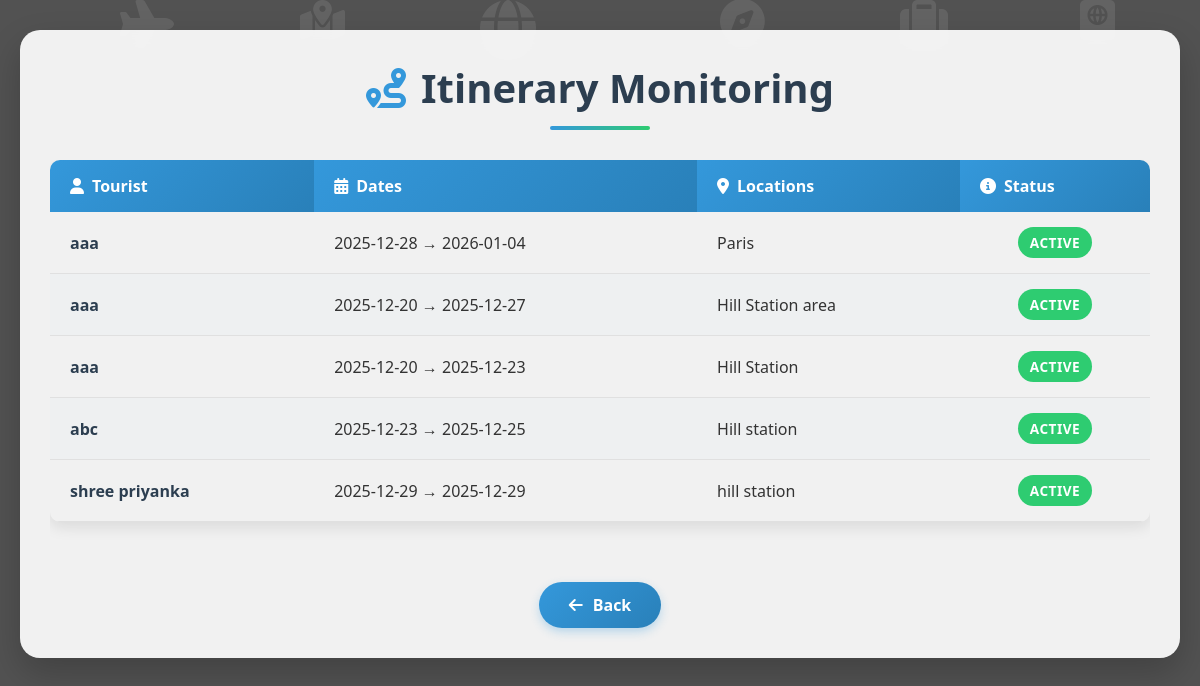
The app's page /admin/itineraries (signed in) with its own data.
### tables this page shows
CREATE TABLE itineraries (
        id INTEGER PRIMARY KEY AUTOINCREMENT,
        tourist_id INTEGER,
        start_date TEXT,
        end_date TEXT,
        locations TEXT,
        schedule TEXT,
        status TEXT,
        created_at TEXT,
        FOREIGN KEY (tourist_id) REFERENCES tourists(id)
    );

CREATE TABLE tourists (
        id INTEGER PRIMARY KEY AUTOINCREMENT,
        name TEXT,
        email TEXT UNIQUE,
        password TEXT,
        phone TEXT,
        emergency_contact TEXT,
        health_info TEXT,
        digital_id TEXT,
        created_at TEXT
    );

### app.py (the view)
@app.route("/admin/itineraries")
def admin_itineraries():
    if "admin" not in session:
        return redirect("/admin")
    conn = get_db()
    c = conn.cursor()
    c.execute("""
        SELECT itineraries.*, tourists.name
        FROM itineraries
        JOIN tourists ON itineraries.tourist_id = tourists.id
    """)
    trips = c.fetchall()
    return render_template("admin_itineraries.html", trips=trips)

### app.py (called while the page is built)
def get_db():
    conn = sqlite3.connect("database.db")
    conn.row_factory = sqlite3.Row
    return conn

### templates/admin_itineraries.html (shortened to what this page needs)
<!DOCTYPE html>
<html lang="en">
<head>
    <link rel="stylesheet" href="https://cdnjs.cloudflare.com/ajax/libs/font-awesome/6.4.0/css/all.min.css">
</head>
<body>
    <div class="floating-icons">
        <i class="fas fa-plane floating-icon" style="left: 10%; animation-delay: 0s; font-size: 3rem;"></i>
        <i class="fas fa-map-marked-alt floating-icon" style="left: 25%; animation-delay: 5s; font-size: 2.5rem;"></i>
        <i class="fas fa-globe floating-icon" style="left: 40%; animation-delay: 2s; font-size: 3.5rem;"></i>
        <i class="fas fa-compass floating-icon" style="left: 60%; animation-delay: 7s; font-size: 2.8rem;"></i>
        <i class="fas fa-suitcase floating-icon" style="left: 75%; animation-delay: 3s; font-size: 3rem;"></i>
        <i class="fas fa-passport floating-icon" style="left: 90%; animation-delay: 6s; font-size: 2.5rem;"></i>
    </div>
    <div class="container">
        <h2><i class="fas fa-route"></i>Itinerary Monitoring</h2>
        <div class="table-container">
            <table>
                <thead>
                    <tr>
                        <th><i class="fas fa-user"></i>Tourist</th>
                        <th><i class="fas fa-calendar-alt"></i>Dates</th>
                        <th><i class="fas fa-map-marker-alt"></i>Locations</th>
                        <th><i class="fas fa-info-circle"></i>Status</th>
                    </tr>
                </thead>
                <tbody>
                    {% for t in trips %}
                    <tr>
                        <td>{{ t.name }}</td>
                        <td>{{ t.start_date }} → {{ t.end_date }}</td>
                        <td>{{ t.locations }}</td>
                        <td><span class="status {{ t.status|lower }}">{{ t.status }}</span></td>
                    </tr>
                    {% endfor %}
                </tbody>
            </table>
        </div>
        <div style="text-align: center;">
            <a href="/admin/dashboard" class="back-button">
                <i class="fas fa-arrow-left"></i>Back
            </a>
        </div>
    </div>
</body>
</html>

### templates/admin_itineraries.html (style rules this page uses)
* { margin: 0; padding: 0; box-sizing: border-box; }
body { font-family: 'Segoe UI', Tahoma, Geneva, Verdana, sans-serif; min-height: 100vh; background: linear-gradient(rgba(0, 0, 0, 0.6), rgba(0, 0, 0, 0.6)), url('https://picsum.photos/seed/travel-map/1920/1080.jpg') center/cover fixed; display: flex; flex-direction: column; align-items: center; padding: 30px 20px; color: #333; }
.container { width: 100%; max-width: 1200px; background: rgba(255, 255, 255, 0.92); border-radius: 20px; padding: 30px; box-shadow: 0 15px 35px rgba(0, 0, 0, 0.2); backdrop-filter: blur(10px); animation: fadeIn 0.8s ease-out; }
h2 { text-align: center; margin-bottom: 30px; color: #2c3e50; font-size: 2.5rem; position: relative; padding-bottom: 15px; }
h2:after { content: ''; position: absolute; bottom: 0; left: 50%; transform: translateX(-50%); width: 100px; height: 4px; background: linear-gradient(90deg, #3498db, #2ecc71); border-radius: 2px; }
h2 i { margin-right: 15px; color: #3498db; animation: pulse 2s infinite; }
table { width: 100%; border-collapse: separate; border-spacing: 0; margin-bottom: 30px; overflow: hidden; border-radius: 10px; box-shadow: 0 5px 15px rgba(0, 0, 0, 0.1); }
th { background: linear-gradient(135deg, #3498db, #2980b9); color: white; padding: 15px 20px; text-align: left; font-weight: 600; position: relative; }
th i { margin-right: 8px; font-size: 1rem; }
tr { transition: all 0.3s ease; }
tr:nth-child(even) { background-color: rgba(236, 240, 241, 0.5); }
td { padding: 15px 20px; border-bottom: 1px solid #e0e0e0; position: relative; }
td:first-child { font-weight: 600; color: #2c3e50; }
td:last-child { text-align: center; }
.status { display: inline-block; padding: 6px 12px; border-radius: 20px; font-weight: 600; font-size: 0.85rem; text-transform: uppercase; letter-spacing: 0.5px; }
.status.active { background-color: #2ecc71; color: white; animation: statusPulse 2s infinite; }
.back-button { display: inline-flex; align-items: center; justify-content: center; padding: 12px 30px; background: linear-gradient(135deg, #3498db, #2980b9); color: white; text-decoration: none; border-radius: 30px; font-weight: 600; transition: all 0.3s ease; box-shadow: 0 4px 10px rgba(52, 152, 219, 0.3); margin-top: 10px; }
.back-button i { margin-right: 10px; transition: transform 0.3s ease; }
.table-container { overflow-x: auto; margin-bottom: 20px; }
.floating-icons { position: fixed; width: 100%; height: 100%; top: 0; left: 0; pointer-events: none; z-index: -1; }
.floating-icon { position: absolute; opacity: 0.1; color: white; animation: float 20s infinite linear; }

### records on screen
itineraries: name "aaa", start_date "2025-12-28", end_date "2026-01-04", locations "Paris", status "ACTIVE"
itineraries: name "aaa", start_date "2025-12-20", end_date "2025-12-27", locations "Hill Station area", status "ACTIVE"
itineraries: name "aaa", start_date "2025-12-20", end_date "2025-12-23", locations "Hill Station", status "ACTIVE"
itineraries: name "abc", start_date "2025-12-23", end_date "2025-12-25", locations "Hill station", status "ACTIVE"
itineraries: name "shree priyanka", start_date "2025-12-29", end_date "2025-12-29", locations "hill station", status "ACTIVE"
